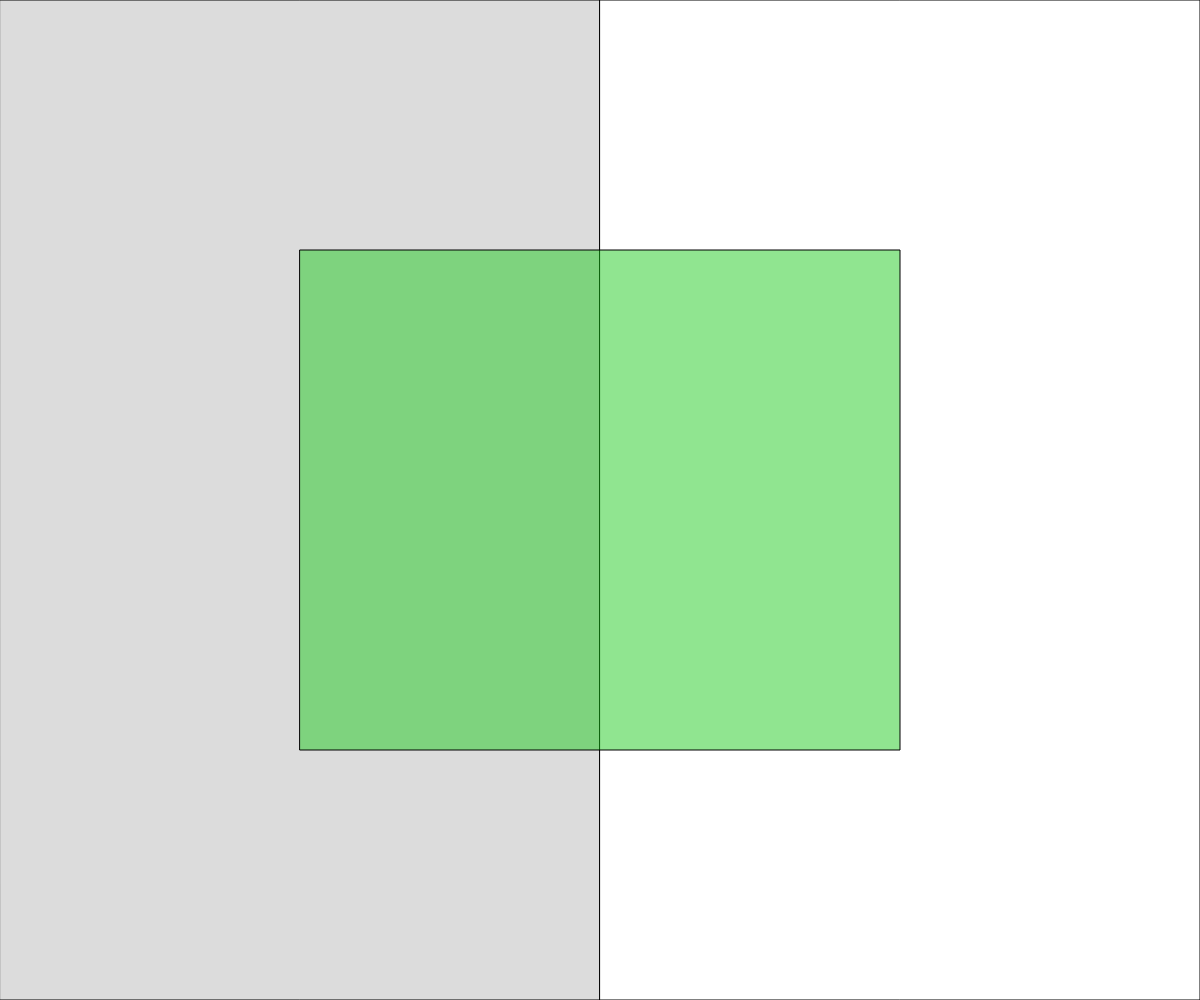
Frame 1 (no input)
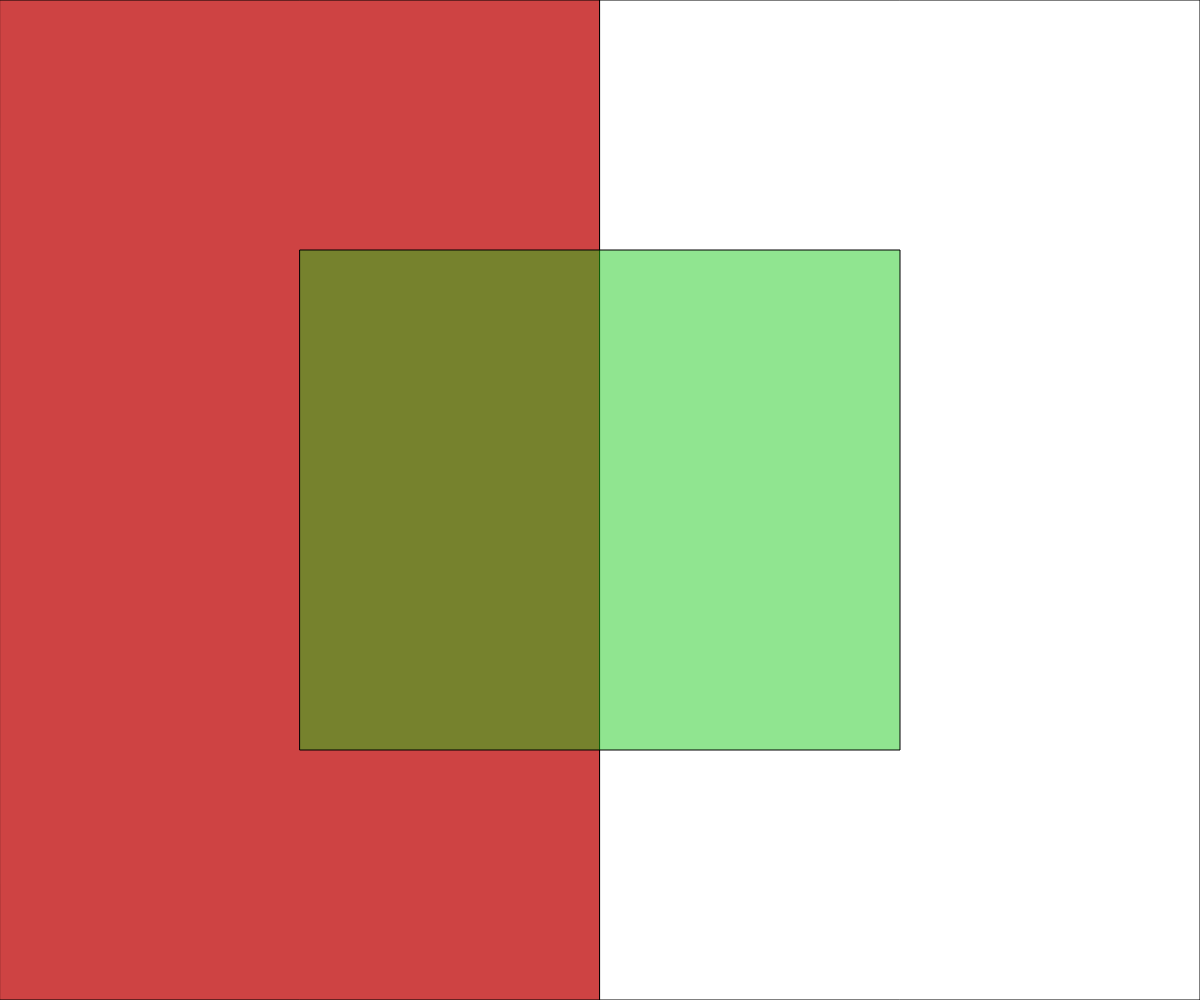
Frame 60 (no input)
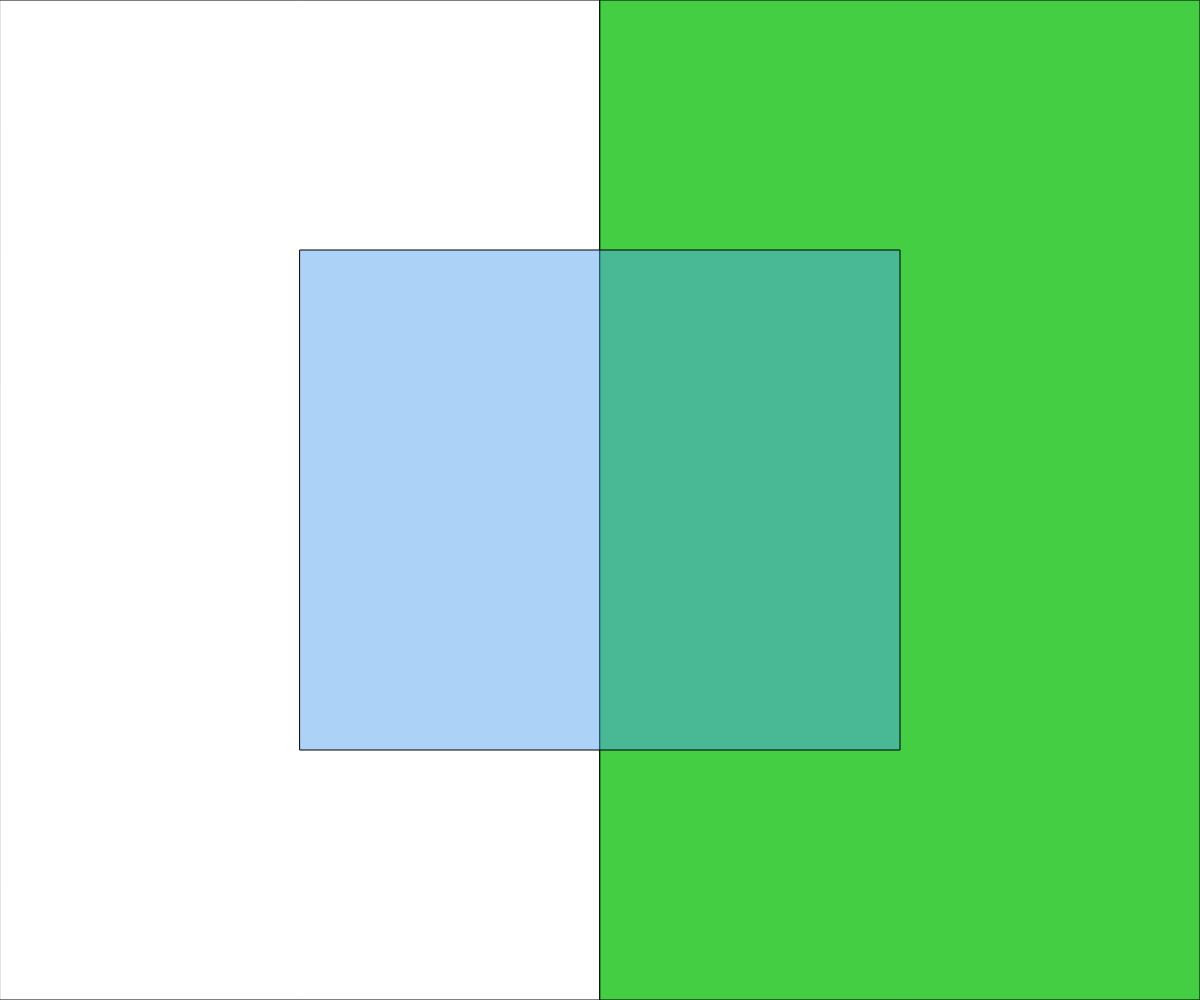
Frame 120 (the mouse pressed at the canvas centre since frame 60)

The p5.js sketch that drew these frames (run headless with seeded random() and noise() and a simulated clock; from frame 60 on, the mouse is pressed at the canvas centre):

// p5.js sketch
// ── sketch.js
// Project Title
// Your Name
// Date
//
// Extra for Experts:
// - describe what you did to take this project "above and beyond"

let onLeft, onRight; //boolean State variable
let leftFade = 0;
let rightFade = 0;
const FADE_SPEED = 3;




function setup() {
  createCanvas(windowWidth, windowHeight);
  onLeft = true;
  onRight = false;

}



function updateCurrentSide(){//update the state variables to represent which side of the canvas the mouse is on
  if(mouseX < width/2){
    onLeft = true;
    onRight = false;

  }
  else{
    onRight = true;
    onLeft = false;

  }
}

function renderRect(){
  if(onLeft){
    fill(200,0,0,leftFade);
    leftFade += FADE_SPEED;

  }
  else{
    fill(255);
    leftFade = 0;
  }
  rect(0,0,width/2,height);
  if(onRight){
    fill(0,200,0,rightFade);
    rightFade += FADE_SPEED;
  }
  else{
    fill(255);
    rightFade = 0;
  }
  rect(width/2,0,width/2,height);
  
  
}

function draw() {
  background(220);
  updateCurrentSide();
  //print("left:" + onLeft + " Right: " + onRight);
  renderRect();
  if(mouseX > width*.25 && mouseX < width*.75 && mouseY > height*.25 && mouseY < height*.75){

    fill(80,160,240,120); 
  }
  else{
    fill(20,200,20,120);
  }
  rect(width*.25,height*.25,width/2,height/2);

}
